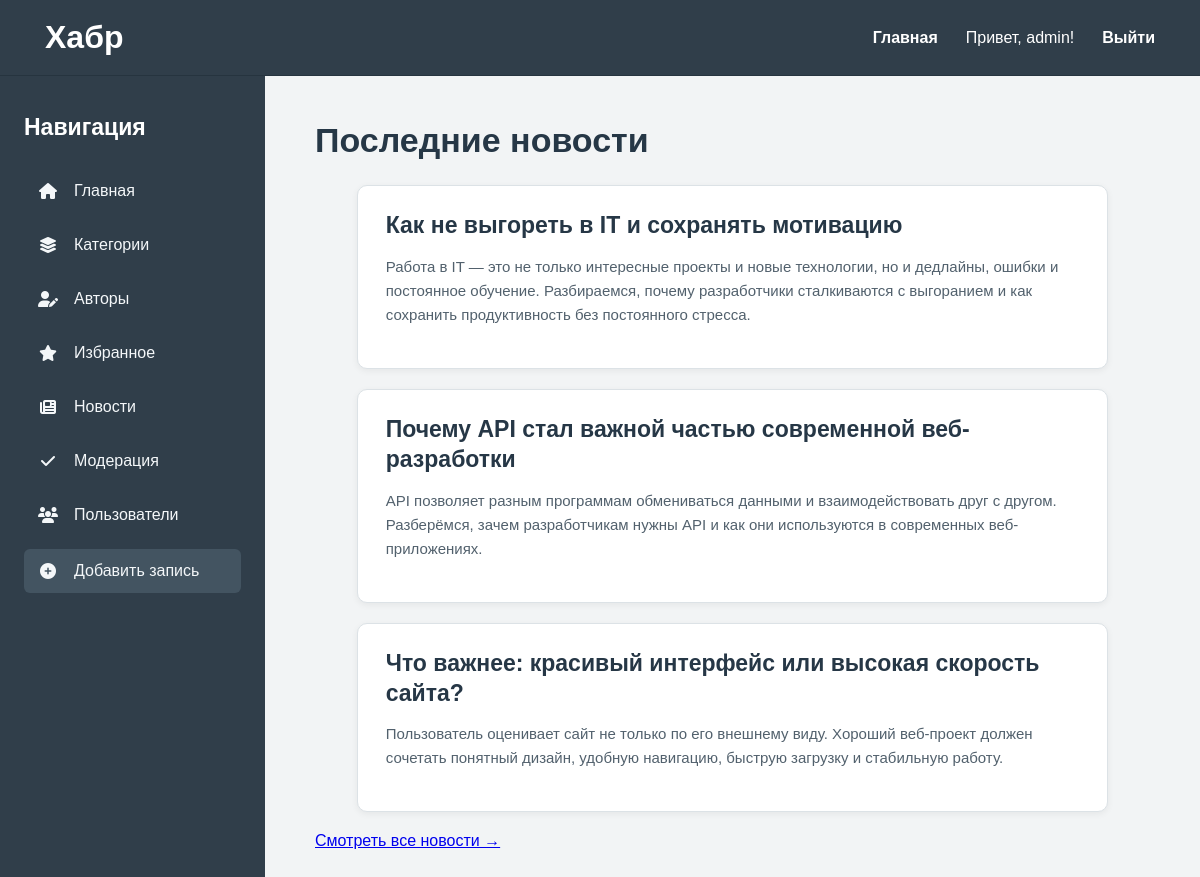
The app's page / (signed in) with its own data.
### news/models.py (models this page shows, shortened)
class News(models.Model):
    title = models.CharField("Название", max_length=100)
    anons = models.CharField("Название", max_length=250)
    full_text = models.TextField("Статья")
    data = models.DateTimeField("Дата публикации")
    category = models.ForeignKey(
        Category,
        on_delete=models.CASCADE,
        related_name="news",
        verbose_name="Категория",
    )
    author = models.ForeignKey(
        User, on_delete=models.CASCADE, related_name="news", null=True, blank=True
    )
    image = CloudinaryField("Изображение", blank=True, null=True)
    status = models.CharField(
        'Статус',
        max_length=20,
        choices=[
            ('pending', 'На проверке'),
            ('approved', 'Одобрено'),
            ('rejected', 'Отклонено'),
        ],
        default='pending'
    )
    class Meta:
        verbose_name = "Новость"
        verbose_name_plural = "Новости"

### main/views.py (the view)
# urls.py: path("", views.index, name="index"),
def index(request):
    news = News.objects.filter(
        status="approved"
    ).order_by("-data")[:3]
    return render(request, "main/index.html", {"news": news})

### main/templates/main/index.html (shortened to what this page needs)
{% extends 'layout.html' %}
{% block content %}
<h1>Последние новости</h1>
{% for article in news %}
<article class="news-card">
    <h2>
        <a href="{% url 'detail' article.pk %}">
            {{ article.title }}
        </a>
    </h2>
    <p>
        {{ article.anons }}
    </p>
</article>
{% empty %}
<p>Новостей пока нет.</p>
{% endfor %}
<a href="{% url 'news' %}">
    Смотреть все новости →
</a>
{% endblock %}

### main/templates/layout.html (shortened to what this page needs)
{% load static %}
<!DOCTYPE html>
<html lang="ru">
<head>
    <link rel="stylesheet" href="{% static 'main/css/main.css' %}?v=3">
    <link rel="stylesheet"
          href="https://cdnjs.cloudflare.com/ajax/libs/font-awesome/6.5.2/css/all.min.css">
</head>
<body>
<header>
    <a href="{% url 'index' %}" class="logo">Хабр</a>
    <div class="nav-links">
        <a href="{% url 'index' %}">Главная</a>
        {% if user.is_authenticated %}
            <span>Привет, {{ user.username }}!</span>
            <a href="{% url 'logout' %}">Выйти</a>
        {% else %}
            <a href="{% url 'login' %}">Войти</a>
            <a href="{% url 'register' %}">Регистрация</a>
        {% endif %}
    </div>
</header>
<div class="page">
    <aside>
        <h3>Навигация</h3>
        <ul>
            <li>
                <a href="{% url 'index' %}">
                    <i class="fa-solid fa-house"></i>
                    Главная
                </a>
            </li>
            <li>
                <a href="{% url 'categories' %}">
                    <i class="fa-solid fa-layer-group"></i>
                    Категории
                </a>
            </li>
            <li>
                <a href="{% url 'authors' %}">
                    <i class="fa-solid fa-user-pen"></i>
                    Авторы
                </a>
            </li>
            <li>
                <a href="{% url 'favorites' %}">
                    <i class="fa-solid fa-star"></i>
                    Избранное
                </a>
            </li>
            <li>
                <a href="{% url 'news' %}">
                    <i class="fa-solid fa-newspaper"></i>
                    Новости
                </a>
            </li>
            {% if user.is_superuser %}
                <li>
                    <a href="{% url 'moderation' %}">
                        <i class="fa-solid fa-check"></i>
                        Модерация
                    </a>
                </li>
            {% endif %}
            {% if user.is_superuser %}
                <li>
                    <a href="{% url 'users-management' %}">
                        <i class="fa-solid fa-users"></i>
                        Пользователи
                    </a>
                </li>
            {% endif %}
            <li>
                <a href="{% url 'create' %}" class="add-post-btn">
                    <i class="fas fa-plus-circle"></i>
                    Добавить запись
                </a>
            </li>
        </ul>
    </aside>
    <main class="main-content">
        {% block content %}
        {% endblock %}
    </main>
</div>
</body>
</html>

### main/static/main/css/main.css (style rules this page uses)
* { box-sizing: border-box; }
body { margin: 0; font-family: Arial, Helvetica, sans-serif; background: #f2f4f5; color: #263746; }
header { height: 76px; display: flex; align-items: center; justify-content: space-between; padding: 0 45px; background: #303e4a; border-bottom: 1px solid #26343f; }
.logo { color: white; text-decoration: none; font-size: 32px; font-weight: 700; transition: 0.2s; }
.nav-links { display: flex; align-items: center; gap: 28px; }
.nav-links a { color: white; text-decoration: none; font-size: 16px; font-weight: 600; transition: 0.2s; }
.nav-links span { color: white; font-size: 16px; }
.page { display: flex; min-height: calc(100vh - 76px); }
aside { width: 265px; flex-shrink: 0; padding: 38px 24px; background: #303e4a; }
aside h3 { margin: 0 0 28px; color: white; font-size: 23px; }
aside ul { list-style: none; padding: 0; margin: 0; }
aside li { margin-bottom: 10px; }
aside li a { display: flex; align-items: center; gap: 16px; padding: 13px 14px; color: #f4f7f9; text-decoration: none; border-radius: 6px; font-size: 16px; font-weight: 500; transition: 0.2s; }
aside li a i { width: 20px; text-align: center; }
.add-post-btn { background: #435461; margin-top: 12px; }
.main-content { flex: 1; min-width: 0; max-width: 1400px; margin: 0 auto; padding: 45px 50px; }
.main-content > h1 { margin: 0 0 25px; color: #263746; font-size: 34px; }
.news-card { width: 90%; max-width: 1250px; padding: 25px 28px; margin: 0 auto 20px; background: white; border: 1px solid #dce2e6; border-radius: 10px; box-shadow: 0 2px 7px rgba(0, 0, 0, 0.06); transition: 0.2s ease; }
.news-card h2 { margin: 0 0 14px; font-size: 23px; line-height: 1.3; }
.news-card h2 a { color: #263746; text-decoration: none; }
.news-card p { margin: 0 0 16px; color: #52616d; font-size: 15px; line-height: 1.6; }
.news-card h2 a, .news-card h2 a:visited, .news-card h2 a:hover, .news-card h2 a:active { color: #263746 !important; text-decoration: none !important; }
.news-card h2 a, .news-card h2 a:visited { color: #263746 !important; text-decoration: none !important; }

### records on screen
News: title "Как не выгореть в IT и сохранять мотивацию", anons "Работа в IT — это не только интересные проекты и новые технологии, но и дедлайны, ошибки и постоянное обучение. Разбираемся, почему разработчики сталкиваются с выгоранием и как сохранить продуктивность без постоянного стресса."
News: title "Почему API стал важной частью современной веб-разработки", anons "API позволяет разным программам обмениваться данными и взаимодействовать друг с другом. Разберёмся, зачем разработчикам нужны API и как они используются в современных веб-приложениях."
News: title "Что важнее: красивый интерфейс или высокая скорость сайта?", anons "Пользователь оценивает сайт не только по его внешнему виду. Хороший веб-проект должен сочетать понятный дизайн, удобную навигацию, быструю загрузку и стабильную работу."

### other values on screen
{{ user.username }} "admin"
